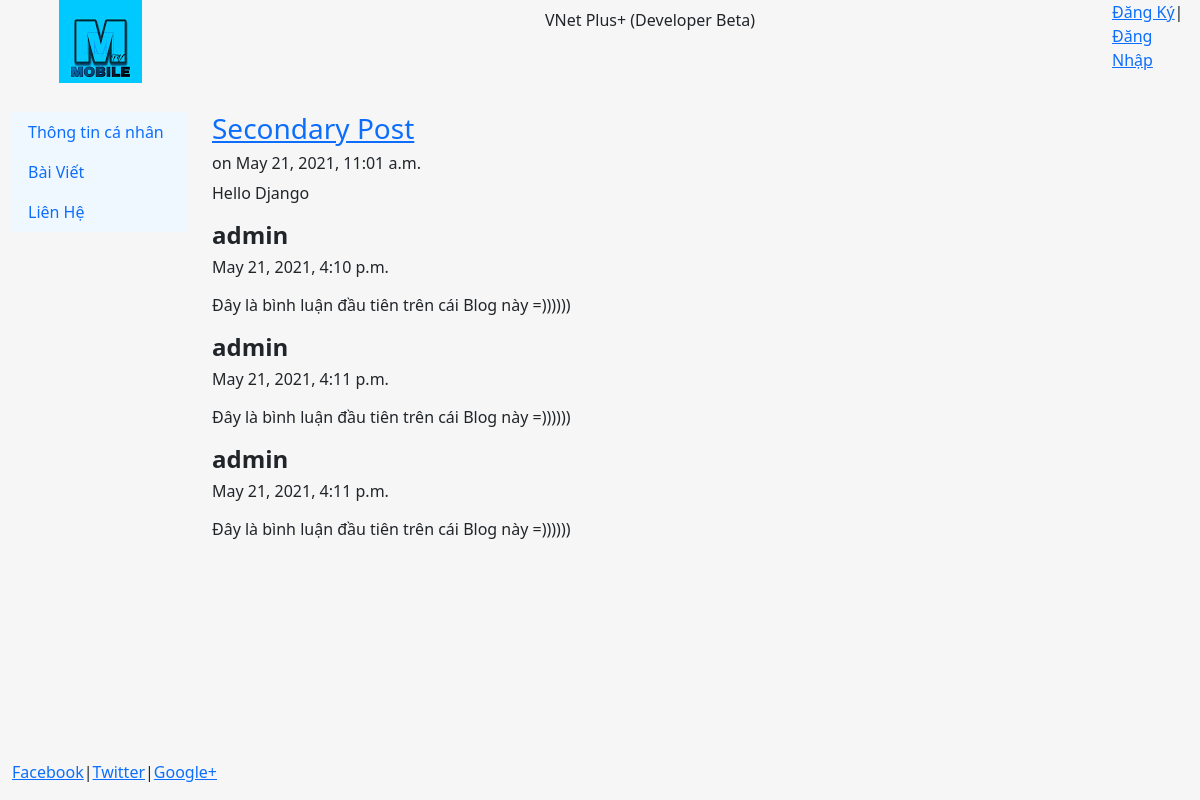
The app's page /blog/2/ with its own data.
### blog/models.py (models this page shows, shortened)
class Post(models.Model):
    title = models.CharField(max_length=100)
    body = models.TextField()
    date = models.DateTimeField(auto_now_add=True)
    image = models.ImageField(null=True)

class Comment(models.Model):
    post = models.ForeignKey(Post, on_delete=models.CASCADE, related_name='comments')
    author = models.ForeignKey(settings.AUTH_USER_MODEL, on_delete=models.CASCADE)
    body = models.TextField()
    date = models.DateTimeField(auto_now_add=True)

### blog/views.py (the view)
# urls.py: path('<int:pk>/', views.post ,name='post'),
def post(request,pk):
   post = get_object_or_404(Post, pk=pk)
   form = CommentForm()
   if request.method == 'POST':
      form = CommentForm(request.POST,author=request.user,post=post)
      if form.is_valid():
         form.save()
         return HttpResponseRedirect(request.path)
   return render(request, "blog/post.html", {"post":post, "form":form})

### blog/templates/blog/post.html (shortened to what this page needs)
{% extends "pages/base.html" %}
{% block content %}
<h3><a href="{% url 'post' post.id %}">{{post.title}}</a></h3>
<h6>on {{post.date}}</h6>
{{post.body|safe|linebreaks}}
{% for comment in post.comments.all %}
    <h4><strong>{{comment.author}}</strong></h4>
    <h6><p>{{comment.date}}</p></h6>
    <p>{{comment.body|linebreaks}}</p>
{% endfor %}
{% endblock %}

### home/templates/pages/base.html (shortened to what this page needs)
<!DOCTYPE html>
<html lang="en">
<head>
    {% load static %}
   <link rel="stylesheet" href="{% static 'css/bootstrap.min.css' %}" type="text/css">
</head>
<body>
   <div class="container-fluid" style="min-height:95%">
        <div class="row">
            <div class="col-sm-2">
                <center><img src="{% static 'images/L.jpg' %}" class="responsive-img" style="max-height:150px"/></center>
            </div>
            <div class="col-sm-9">
                <center><h1></h1>VNet Plus+ (Developer Beta)</center>
            </div>
            <div class="col-sm-1">
                {% if user.username %}
                    <p>Xin chào Bạn {{user.username}}</p>
                    <p><a href="{% url 'logout' %}">Đăng Xuất</a></p>
                {% else %}
                    <p><a href="{% url 'register' %}">Đăng Ký</a>|<a href="{% url 'login' %}">Đăng Nhập</a></p>
                {% endif %}
            </div>
        </div>
        <br>
        <div class="row">
            <div class="col-sm-2">
                <div class="bs-sliderbar" style="background-color: #f0f8ff">
                    <nav class="nav flex-column">
                    <a class="nav-link" href="/">Thông tin cá nhân</a>
                    <a class="nav-link" href="{% url 'blog' %}">Bài Viết</a>
                    <a class="nav-link" href="{% url 'contact' %}">Liên Hệ</a>
                    </nav>
                </div>
            </div>
            <div class="col-sm-10">
                <div class=container-fluild>
                    {% block content %}
                    {% endblock %}
                </div>
            </div>
        </div>
   </div>
        <footer>
        <div class="container-fluid">
            <a href="#">Facebook</a>|<a href="#">Twitter</a>|<a href="#">Google+</a>
        </div>
        </footer>
</body>
</html>

### home/templates/pages/base.html (style rules this page uses)
html, body { height: 100%; background-color: #f6f6f6 }

### records on screen
Post: title "Secondary Post", date "May 21, 2021, 11:01 a.m.", body "Hello Django"
Comment: author "admin", date "May 21, 2021, 4:10 p.m.", body "Đây là bình luận đầu tiên trên cái Blog này =))))))"
Comment: author "admin", date "May 21, 2021, 4:11 p.m.", body "Đây là bình luận đầu tiên trên cái Blog này =))))))"
Comment: author "admin", date "May 21, 2021, 4:11 p.m.", body "Đây là bình luận đầu tiên trên cái Blog này =))))))"
